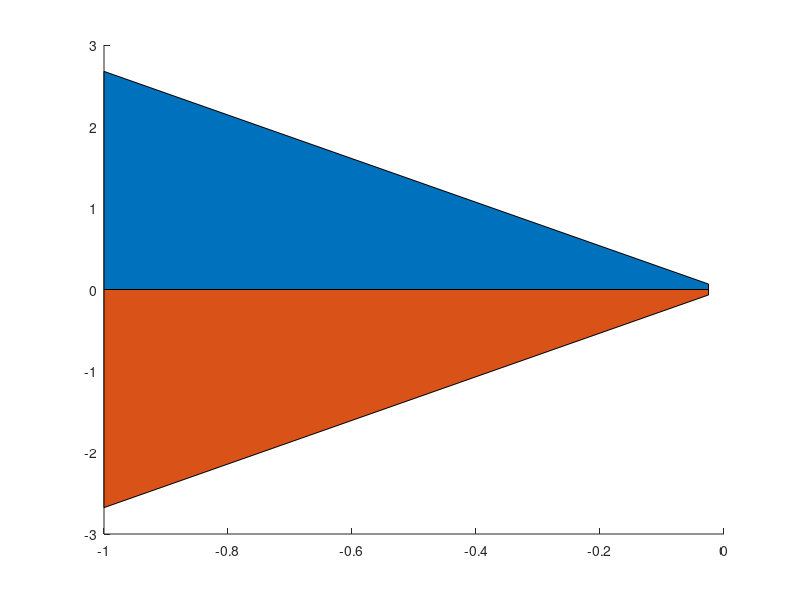

Source code (MATLAB): (Note: this script raises an error after producing the figure.)
%% Header
%%%%%%%%%%%%%%%%%%%%%%%%%%%%%%%%%%%%%%%%%%%%%%%%%%%%%%%%%%%%%%%%%%%%%%%%%%%
% Author: Samuel Razumovskiy
% Date written: 12/06/19
% Date modified: 12/12/19
%
% Purpose: Finding the eigenvalues of a 737 and observing its lateral
% flight characteristics
%
%%%%%%%%%%%%%%%%%%%%%%%%%%%%%%%%%%%%%%%%%%%%%%%%%%%%%%%%%%%%%%%%%%%%%%%%%%%

clear,clc,close all
%% Question 1
% Defining all the given parameters
exz = -6.8*pi/180;
Ix = 2.46767e7;
Iy = 4.488e7;
Iz = 6.7384e7;
Izx = 1.315e6;
m = 6.366e5*4.448/9.81;
u0 = 157.9;
S = 5500*0.3048^2;
b = 195.68*0.3048;
c = 27.31*0.3048;
g = 9.81;
rho = 0.66011;

Ixs = Ix*cos(exz)^2+Iz*sin(exz)^2+Izx*sin(2*exz);
Izs = Ix*sin(exz)^2+Iz*cos(exz)^2-Izx*sin(2*exz);
Izxs = -.5*(Ix-Iz)*sin(2*exz)-Izx*sin(sin(exz)^2-cos(exz)^2);

% Making a matrix of the coefficients
Coeff = [-0.8771, -0.2797,   0.1946;...
    0, -0.3295, -0.04073;...
    0,   0.304,  -0.2737];

% Making a matrix of the conversion factors
Conv = [1/2*rho*u0*S,1/2*rho*u0*b*S,1/2*rho*u0*b*S;...
    1/4*rho*u0*b*S,1/4*rho*u0*b^2*S,1/4*rho*u0*b^2*S;...
    1/4*rho*u0*b*S,1/4*rho*u0*b^2*S,1/4*rho*u0*b^2*S];

Dim= Conv.*Coeff;

% Dimensionalized stability derivatives
Yv = Dim(1,1); Lv = Dim(1,2); Nv = Dim(1,3);
Yp = Dim(2,1); Lp = Dim(2,2); Np = Dim(2,3);
Yr = Dim(3,1); Lr = Dim(3,2); Nr = Dim(3,3);

% Converting the Stability derivatives to Stability frame
Yvp = Yv;
Ypp = Yp*cos(exz)-Yr*sin(exz);
Yrp = Yr*cos(exz)+Yp*sin(exz);
Lvp = Lv*cos(exz)-Nv*sin(exz);
Lpp = Lp*cos(exz)^2-(Lr+Np)*sin(exz)*cos(exz)+Nr*sin(exz)^2;
Lrp = Lr*cos(exz)^2-(Nr-Lp)*sin(exz)*cos(exz)-Np*sin(exz)^2;
Nvp = Nv*cos(exz)+Lv*sin(exz);
Npp = Np*cos(exz)^2-(Nr-Lp)*sin(exz)*cos(exz)-Lr*sin(exz)^2;
Nrp = Nr*cos(exz)^2+(Lr+Np)*sin(exz)*cos(exz)+Lp*sin(exz)^2;

Ixp = (Ixs*Izs-Izxs^2)/Izs;
Izp = (Ixs*Izs-Izxs^2)/Ixs;
Izxp = Izxs/(Ixs*Izs-Izxs^2);

% A matrix
A = [        Yvp/m,          Ypp/m,        Yr/m-u0, g;...
    Lvp/Ixp+Izxp*Nvp, Lpp/Ixp+Izxp*Npp, Lrp/Ixp+Izxp*Nrp, 0;...
    Izxp*Lvp+Nvp/Izp, Izxp*Lpp+Npp/Izp, Izxp*Lrp+Nrp/Izp, 0;...
    0,              1,              0, 0];

[V,D] = eig(A);

% Specifying the fancy letter values
Yv = A(1,1); Yp = A(1,2); Yr = A(1,3);
Lv = A(2,1); Lp = A(2,2); Lr = A(2,3);
Nv = A(3,1); Np = A(3,2); Nr = A(3,3);

% Coefficients from the book are multiplied against a conversion matrix
Coeff = [    0, -1.368e-2, -1.973e-4;...
    0.1146,  6.976e-3,   -0.1257];
conv = [1/2*rho*u0^2*S, 1/2*rho*u0^2*S*b, 1/2*rho*u0^2*S*b;...
    1/2*rho*u0^2*S, 1/2*rho*u0^2*S*b, 1/2*rho*u0^2*S*b];
dim = Coeff.*conv;

Yda = dim(1,1);
Ydr = dim(2,1);
Lda = dim(1,2);
Ldr = dim(2,2);
Nda = dim(1,3);
Ndr = dim(2,3);

% B matrix
B = [          Yda/m,              Ydr/m;
    Lda/Ixp+Izxp*Nda, Ldr/Ixp+Izxp*Ndr;
    Izxp*Lda+Nda/Izp, Izxp*Ldr+Ndr/Izp;
    0,               0];

% Augmenting the A and B matricies
Aaug = [A(1,:),0,0;A(2,:),0,0;A(3,:),0,0;A(4,:),0,0;0,0,1,0,0,0;1,0,0,0,u0,0];

Baug = [B(1,:);B(2,:);B(3,:);B(4,:);0,0;0,0];
Ddaphi = 0:0.01:10;
Ddap = -(0:0.01:10);
Ddar = -(0:0.01:10);
Ddapsi = 0:0.1:20;
Ddrv = -(0:0.001:0.1);
Ddrp = -(0:0.1:2);
Ddrr = 0:0.01:5;
Ddrphi = -(0:0.1:5);
Ddrpsi = 0:0.1:5;
name = {'Case a';'Case b';'Case c';'Case d';'Case e';'Case f';'Case g';...
    'Case h';'Case i'};

tauD = 40;
tauS = 25;

nDmax = -1/tauD;
nD = [-1,nDmax];
iD = sqrt(nD.^2./0.35^2-nD.^2);
nSmax = -1/tauS;

figure
hold on
ar1 = area(nD,iD,0);
ar2 = area(nD,-iD,0);
ar1.FaceColor = 'g';
ar2.FaceColor = 'g';
p = plot([nSmax,nSmax],[-5,5],'r','LineWidth',2);
title('Eigenvalue Ranges')
xlabel('Re')
ylabel('Im')
legend([ar1,p],'Dutch Roll Range','Max Spiral')

Kuse = CheckEig(Aaug,Baug,u0);

k = max(Kuse);

tspan = [0 100];

pos_N = 0; pos_E = 0; pos_D = 0; % m E frame
u = 0; v = 10; w = 0; % m/s B frame
y_trans = [pos_N; pos_E; pos_D; u; v; w];

psi = 0; theta = 0.1; phi = 0; % rad
p = -0.14; q = 0; r = 0.05; % rad/s B frame
y_rot = [psi; theta; phi; p; q; r];

yin = [y_trans;y_rot];
opt = odeset('maxstep',0.01);

K = [0,0,0,0,0,0;0,0,k,0,0,0];
Acl = Aaug+Baug*K;

[~,pos1] = ode45(@(t,y)linearized_Aircraft_ODE(t,y,u0,Acl,Baug,K),tspan,yin,opt);

K = zeros(2,6);
Acl = Aaug+Baug*K;
[t,pos2] = ode45(@(t,y)linearized_Aircraft_ODE(t,y,u0,Acl,Baug,K),tspan,yin,opt);

figure
sgtitle('Problem 1.C')
subplot(3,2,1)
hold on
grid minor
grid on
plot(t,pos1(:,5),'b')
plot(t,pos2(:,5),'r')
ylabel('\Delta v (m/s)')
legend('Controlled','Uncontrolled')
ylim([-10,10])

subplot(3,2,2)
hold on
grid minor
grid on
plot(t,pos1(:,10),'b')
plot(t,pos2(:,10),'r')
ylabel('\Delta p (rad/s)')
legend('Controlled','Uncontrolled')

subplot(3,2,3)
hold on
grid minor
grid on
plot(t,pos1(:,12),'b')
plot(t,pos2(:,12),'r')
ylabel('\Delta r (rad/s)')
xlabel('Time (s)')
legend('Controlled','Uncontrolled')

subplot(3,2,4)
hold on
grid minor
grid on
plot(t,pos1(:,9).*180./pi,'b')
plot(t,pos2(:,9).*180./pi,'r')
ylabel("\Delta \phi (deg)")
legend('Controlled','Uncontrolled')

subplot(3,2,5)
hold on
grid minor
grid on
plot(t,pos1(:,7).*180./pi,'b')
plot(t,pos2(:,7).*180./pi,'r')
ylabel("\Delta \psi (deg)")
legend('Controlled','Uncontrolled')

subplot(3,2,6)
hold on
grid minor
grid on
plot(t,pos1(:,2),'b')
plot(t,pos2(:,2),'r')
ylabel("\Delta y^E m")
legend('Controlled','Uncontrolled')

fprintf('Krr value choosen - %1.2f',k*max(pos(:,12))*190/pi)
%% Functions Called
% The following functions were built and called as part of this assignment.
%
% <include>CheckEig.m linearized_Aircraft_ODE.m</include>
